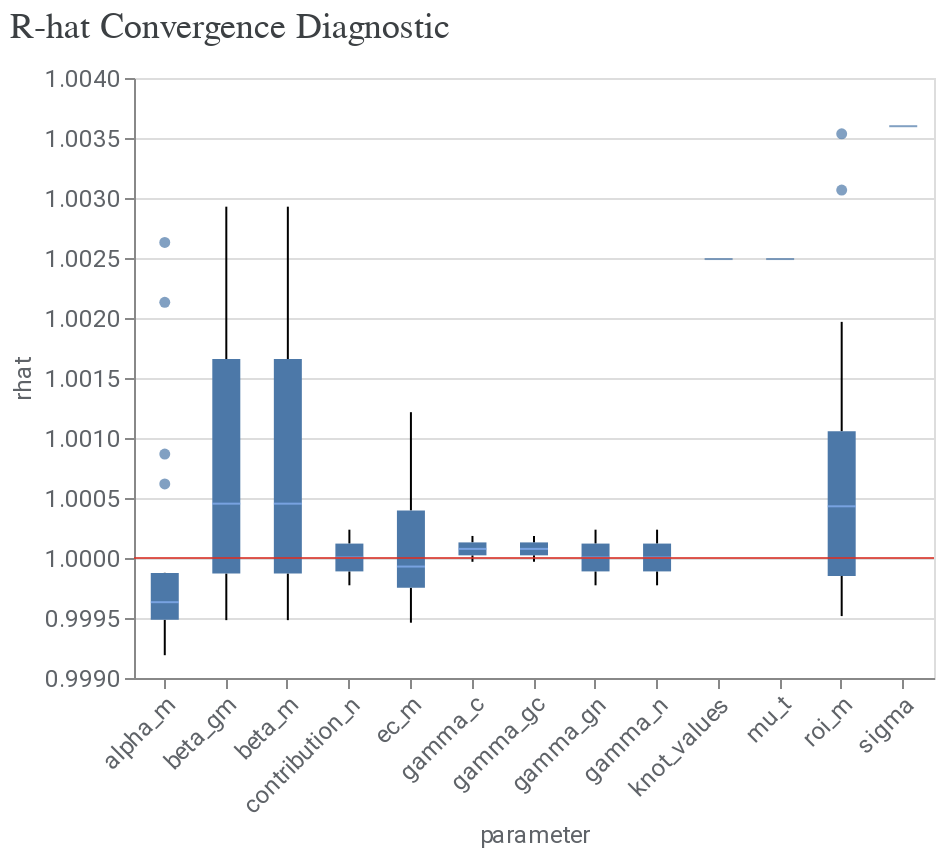

Notebook cell for this chart:
### Code cell
model_diagnostics = visualizer.ModelDiagnostics(mmm)
model_diagnostics.plot_rhat_boxplot()

### Figure 1 — Vega-Lite specification as saved in the notebook (floating-point values rounded to 4 significant figures; data arrays with more than 128 entries replaced by an {"elided": "..."} marker saying what was removed)
{"config": {"view": {"continuousWidth": 300, "continuousHeight": 300}, "axis": {"labelColor": "#5F6368", "labelFont": "Roboto", "labelFontSize": 12, "titleColor": "#5F6368", "titleFont": "Roboto", "titleFontSize": 12, "titleFontWeight": "normal"}}, "layer": [{"data": {"name": "data-00dac2ab1cd2de64d60e2013bbf12a8a"}, "mark": {"type": "boxplot", "median": {"color": "#8AB4F8"}, "outliers": {"filled": true}}, "encoding": {"x": {"axis": {"labelAngle": -45}, "field": "parameter", "type": "nominal"}, "y": {"field": "rhat", "scale": {"zero": false}, "type": "quantitative"}}}, {"data": {"name": "empty"}, "mark": {"type": "rule", "color": "#D93025", "opacity": 0.8}, "encoding": {"y": {"datum": 1}}}], "title": {"text": "R-hat Convergence Diagnostic", "anchor": "start", "color": "#3C4043", "font": "Google Sans Display", "fontSize": 18, "fontWeight": "normal", "offset": 10}, "width": 400, "$schema": "https://vega.github.io/schema/vega-lite/v5.20.1.json", "datasets": {"data-00dac2ab1cd2de64d60e2013bbf12a8a": {"elided": "296 records"}, "empty": [{}]}}
